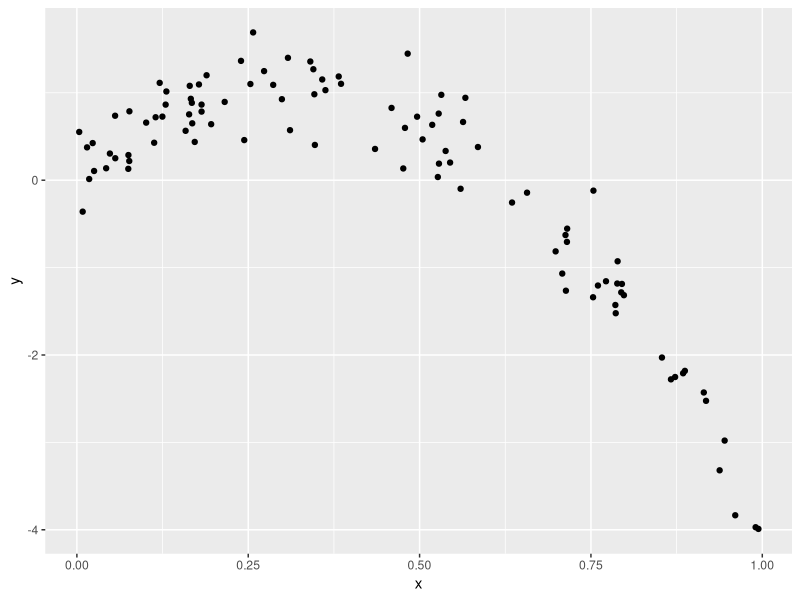
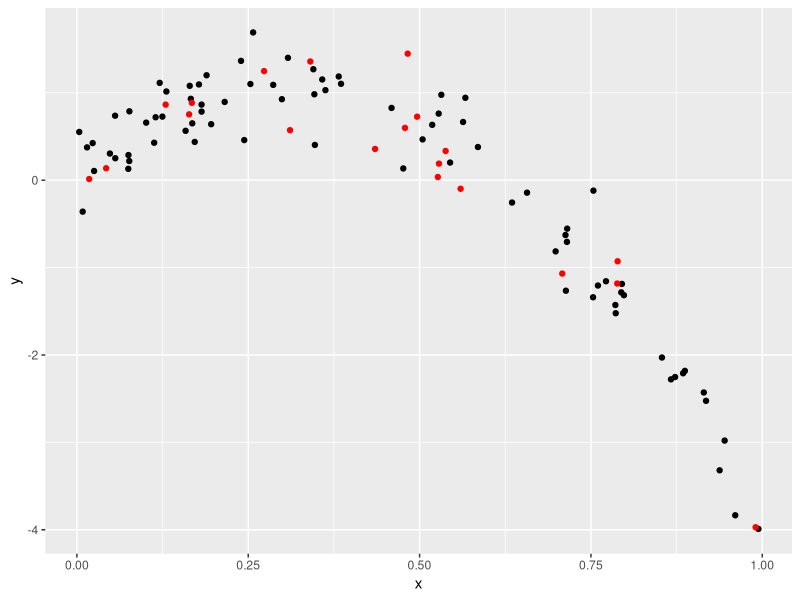
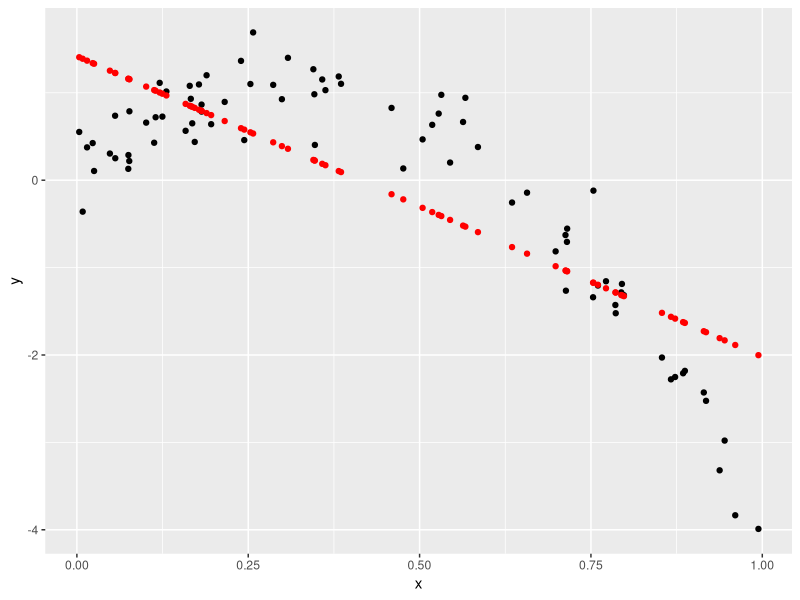
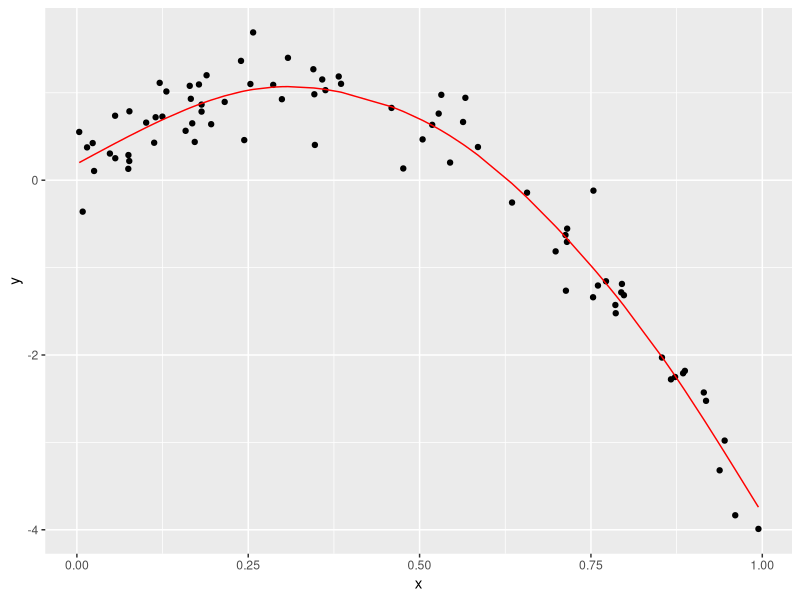
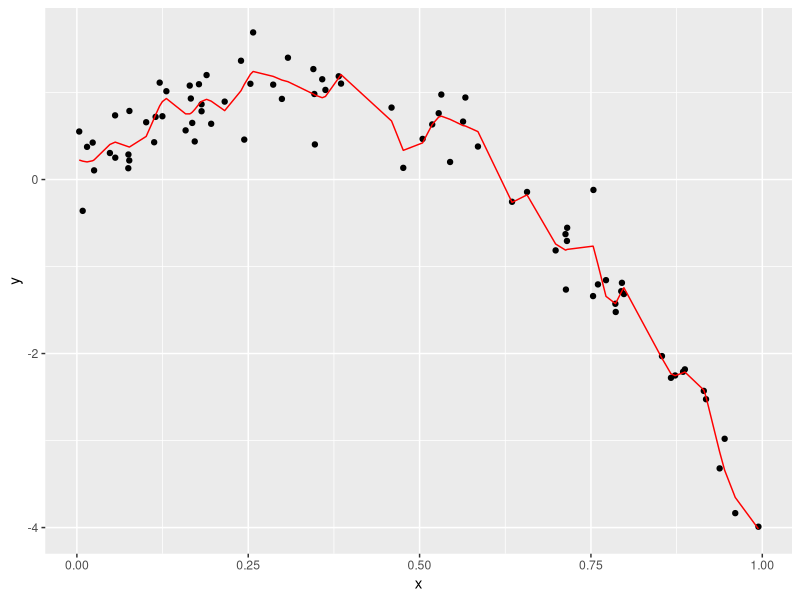

These figures' R source, in order:
## ---- chunk 1
knitr::opts_chunk$set(echo = TRUE)

library(tidyverse)
library(modelr)
library(mgcv)
## ---- chunk 2

nonlin_df = 
  tibble(
    id = 1:100,
    x = runif(100, 0, 1),
    y = 1 - 10 * (x - .3) ^ 2 + rnorm(100, 0, .3)
  )

nonlin_df %>% 
  ggplot(aes(x = x, y = y)) + 
  geom_point() 
## ---- chunk 3
train_df = sample_frac(nonlin_df, .8)
test_df = anti_join(nonlin_df, train_df, by = "id") # whatever is not in 

ggplot(train_df, aes(x = x, y = y)) + 
  geom_point() + 
  geom_point(data = test_df, color = "red")
## ---- chunk 4
linear_mod = lm(y ~ x, data = train_df)
smooth_mod = mgcv::gam(y ~ s(x), data = train_df)
wiggly_mod = mgcv::gam(y ~ s(x, k = 30), sp = 10e-6, data = train_df)
## ---- chunk 5
train_df %>% 
  add_predictions(linear_mod) %>% 
  ggplot(aes(x = x, y = y)) + geom_point() + 
  geom_point(aes(y = pred), color = "red")
## ---- chunk 6
train_df %>% 
  add_predictions(smooth_mod) %>% 
  ggplot(aes(x = x, y = y)) + geom_point() + 
  geom_line(aes(y = pred), color = "red")
## ---- chunk 7
train_df %>% 
  add_predictions(wiggly_mod) %>% 
  ggplot(aes(x = x, y = y)) + geom_point() + 
  geom_line(aes(y = pred), color = "red")
## ---- chunk 8
rmse(linear_mod, test_df)
rmse(smooth_mod, test_df) # always pick the model that does better on the testing dataset
rmse(wiggly_mod, test_df)
